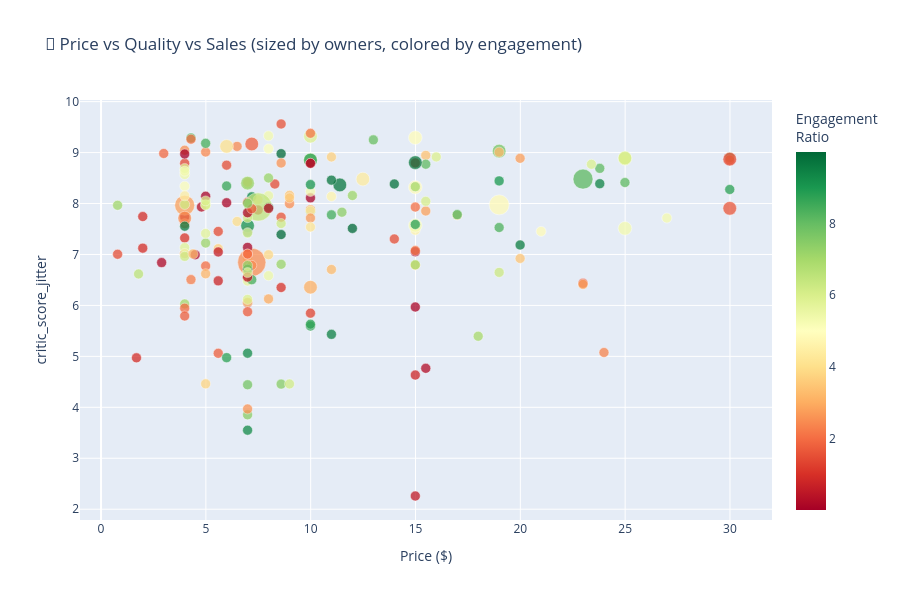

Notebook cell for this chart:
### Markdown cell above
## 5. Price Sensitivity Analysis

**Question:** Does price matter more than reviews? Can good reviews overcome high prices?

**What to look for:**
- Bubble size = Sales volume
- Color = Engagement level
- Position = Price vs. Quality balance
- **Key insight:** Find the sweet spot for pricing strategy

### Code cell
# Filter data with valid price and engagement metrics
df_price = df_engagement[
    (df_engagement['price'] > 0) & 
    (df_engagement['price'] < 100)  # Filter extreme prices
].copy()

# Create 3D relationship visualization
fig = px.scatter(
    df_price,
    x='price',
    y='critic_score_jitter',
    size='owners_midpoint',
    color='engagement_ratio',
    hover_data=['title', 'price', 'critic_score', 'owners_midpoint'],
    title='🎯 Price vs Quality vs Sales (sized by owners, colored by engagement)',
    labels={
        'price': 'Price ($)',
        'critic_score': 'Critic Score',
        'engagement_ratio': 'Engagement Ratio'
    },
    color_continuous_scale='RdYlGn',
    height=600
)

fig.update_layout(
    coloraxis_colorbar=dict(title="Engagement<br>Ratio")
)

fig.update_traces(
    marker=dict(sizemin=5, opacity=0.75, line=dict(width=0.5, color='white'))
)

fig.show()

print("\n💡 Key Insights:")
print(f"   • Average price for high-rated games (8+): ${df_price[df_price['critic_score'] >= 8]['price'].mean():.2f}")
print(f"   • Average price for low-rated games (<6): ${df_price[df_price['critic_score'] < 6]['price'].mean():.2f}")
print(f"   • Correlation (price vs score): {stats.pearsonr(df_price['price'], df_price['critic_score'])[0]:.3f}")

### Figure 1 — Plotly figure (JSON) as saved in the notebook; plotly's stock layout.template omitted (floating-point values rounded to 4 significant figures; data arrays with more than 128 entries replaced by an {"elided": "..."} marker saying what was removed)
{"data": [{"customdata": {"elided": "207x3 mixed values"}, "hovertemplate": "Price ($)=%{x}<br>critic_score_jitter=%{y}<br>owners_midpoint=%{customdata[2]}<br>title=%{customdata[0]}<br>Critic Score=%{customdata[1]}<br>Engagement Ratio=%{marker.color}<extra></extra>", "legendgroup": "", "marker": {"color": {"elided": "207 float values"}, "coloraxis": "coloraxis", "line": {"color": "white", "width": 0.5}, "opacity": 0.75, "size": {"elided": "207 int values"}, "sizemin": 5, "sizemode": "area", "sizeref": 37500, "symbol": "circle"}, "mode": "markers", "name": "", "orientation": "v", "showlegend": false, "type": "scatter", "x": {"elided": "207 float values"}, "xaxis": "x", "y": {"elided": "207 float values"}, "yaxis": "y"}], "layout": {"coloraxis": {"colorbar": {"title": {"text": "Engagement<br>Ratio"}}, "colorscale": [[0, "rgb(165,0,38)"], [0.1, "rgb(215,48,39)"], [0.2, "rgb(244,109,67)"], [0.3, "rgb(253,174,97)"], [0.4, "rgb(254,224,139)"], [0.5, "rgb(255,255,191)"], [0.6, "rgb(217,239,139)"], [0.7, "rgb(166,217,106)"], [0.8, "rgb(102,189,99)"], [0.9, "rgb(26,152,80)"], [1, "rgb(0,104,55)"]]}, "height": 600, "legend": {"itemsizing": "constant", "tracegroupgap": 0}, "title": {"text": "🎯 Price vs Quality vs Sales (sized by owners, colored by engagement)"}, "xaxis": {"anchor": "y", "domain": [0, 1], "title": {"text": "Price ($)"}}, "yaxis": {"anchor": "x", "domain": [0, 1], "title": {"text": "critic_score_jitter"}}}}
